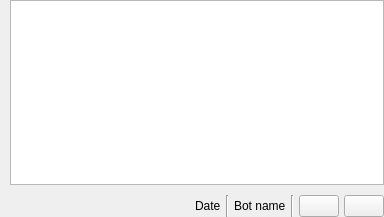
<?xml version="1.0" encoding="UTF-8"?>
<ui version="4.0">
 <class>llm_history_item_widget</class>
 <widget class="QWidget" name="llm_history_item_widget">
  <property name="geometry">
   <rect>
    <x>0</x>
    <y>0</y>
    <width>384</width>
    <height>217</height>
   </rect>
  </property>
  <property name="windowTitle">
   <string>Form</string>
  </property>
  <layout class="QGridLayout" name="gridLayout">
   <property name="leftMargin">
    <number>10</number>
   </property>
   <property name="topMargin">
    <number>0</number>
   </property>
   <property name="rightMargin">
    <number>0</number>
   </property>
   <property name="bottomMargin">
    <number>0</number>
   </property>
   <property name="spacing">
    <number>10</number>
   </property>
   <item row="0" column="0">
    <widget class="QTextBrowser" name="conversation_description"/>
   </item>
   <item row="1" column="0">
    <layout class="QHBoxLayout" name="horizontalLayout">
     <property name="spacing">
      <number>5</number>
     </property>
     <item>
      <spacer name="horizontalSpacer">
       <property name="orientation">
        <enum>Qt::Orientation::Horizontal</enum>
       </property>
       <property name="sizeHint" stdset="0">
        <size>
         <width>40</width>
         <height>20</height>
        </size>
       </property>
      </spacer>
     </item>
     <item>
      <widget class="QLabel" name="timestamp">
       <property name="text">
        <string>Date</string>
       </property>
      </widget>
     </item>
     <item>
      <widget class="Line" name="line">
       <property name="orientation">
        <enum>Qt::Orientation::Vertical</enum>
       </property>
      </widget>
     </item>
     <item>
      <widget class="QLabel" name="botname">
       <property name="text">
        <string>Bot name</string>
       </property>
      </widget>
     </item>
     <item>
      <widget class="Line" name="line_2">
       <property name="orientation">
        <enum>Qt::Orientation::Vertical</enum>
       </property>
      </widget>
     </item>
     <item>
      <widget class="QPushButton" name="pushButton">
       <property name="toolTip">
        <string>Load conversation</string>
       </property>
       <property name="text">
        <string/>
       </property>
       <property name="icon">
        <iconset theme="document-open"/>
       </property>
      </widget>
     </item>
     <item>
      <widget class="QPushButton" name="pushButton_2">
       <property name="toolTip">
        <string>Deleted conversation</string>
       </property>
       <property name="text">
        <string/>
       </property>
       <property name="icon">
        <iconset theme="user-trash"/>
       </property>
      </widget>
     </item>
    </layout>
   </item>
  </layout>
 </widget>
 <resources/>
 <connections>
  <connection>
   <sender>pushButton</sender>
   <signal>clicked()</signal>
   <receiver>llm_history_item_widget</receiver>
   <slot>action_load_conversation_clicked()</slot>
   <hints>
    <hint type="sourcelabel">
     <x>406</x>
     <y>262</y>
    </hint>
    <hint type="destinationlabel">
     <x>322</x>
     <y>-17</y>
    </hint>
   </hints>
  </connection>
  <connection>
   <sender>pushButton_2</sender>
   <signal>clicked()</signal>
   <receiver>llm_history_item_widget</receiver>
   <slot>action_delete_conversation_clicked()</slot>
   <hints>
    <hint type="sourcelabel">
     <x>440</x>
     <y>258</y>
    </hint>
    <hint type="destinationlabel">
     <x>378</x>
     <y>-11</y>
    </hint>
   </hints>
  </connection>
 </connections>
 <slots>
  <slot>action_load_conversation_clicked()</slot>
  <slot>action_delete_conversation_clicked()</slot>
 </slots>
</ui>
